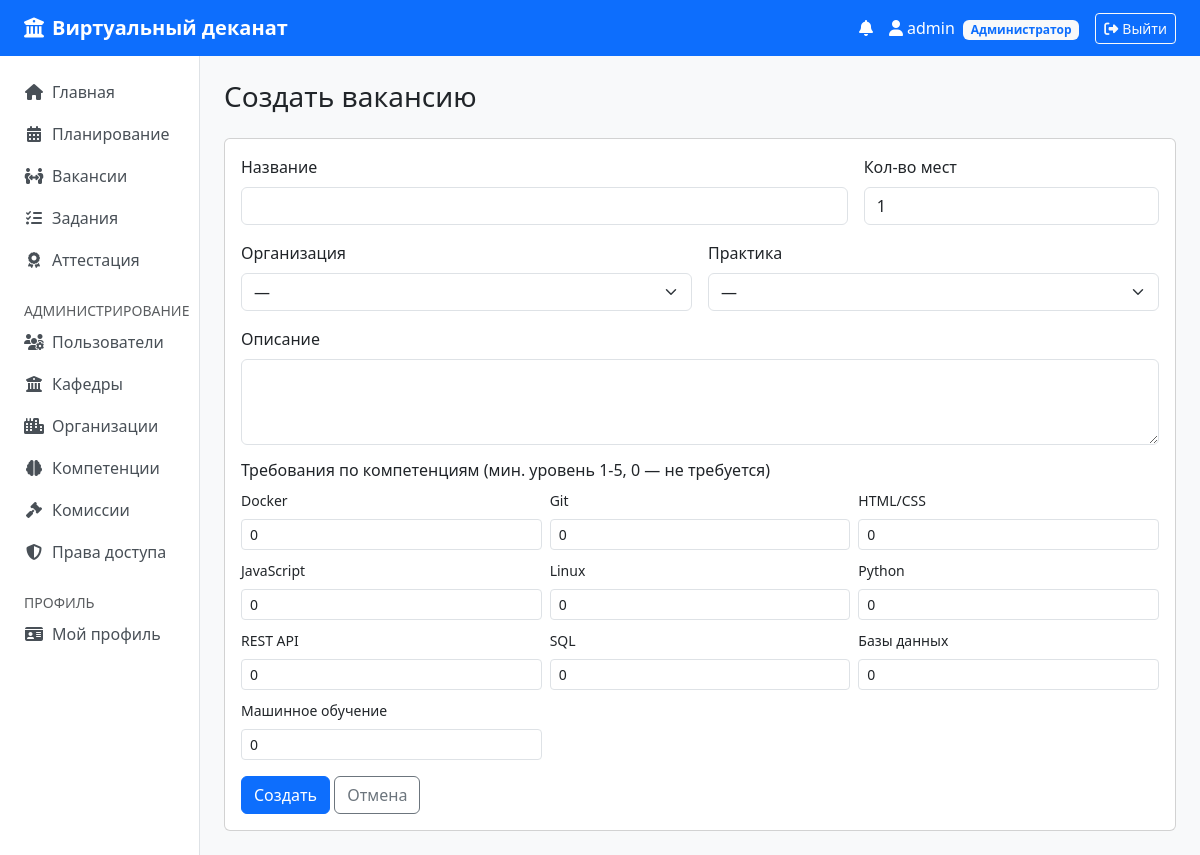
Page /distribution/vacancy/create (signed in) on the committed database.
### models.py (models this page shows, shortened)
class User(UserMixin, db.Model):
    __tablename__ = "users"
    id        = db.Column(db.Integer, primary_key=True)
    login     = db.Column(db.String(64), unique=True, nullable=False)
    password  = db.Column(db.String(256), nullable=False)
    role      = db.Column(db.String(32), nullable=False)
    is_active = db.Column(db.Boolean, nullable=False, default=True)
    student = db.relationship("Student", backref="user", uselist=False)
    teacher = db.relationship("Teacher", backref="user", uselist=False)
    curator = db.relationship("Curator", backref="user", uselist=False)
    notifications = db.relationship("Notification", backref="user", lazy="dynamic",
                                     order_by="Notification.created_at.desc()")
    @property
    def unread_count(self):
        return self.notifications.filter_by(is_read=False).count()

class Kompetenciya(db.Model):
    __tablename__ = "kompetencii"
    id   = db.Column(db.Integer, primary_key=True)
    name = db.Column(db.String(255), nullable=False)
    student_links  = db.relationship("StudentKompetenciya", backref="kompetenciya", cascade="all, delete-orphan")
    vacancy_links  = db.relationship("VacancyRequirement", backref="kompetenciya", cascade="all, delete-orphan")

### distribution/routes.py (the view, shortened to what this page needs)
@bp.route("/vacancy/create", methods=["GET", "POST"])
@login_required
@requires_role("curator", "admin")
def vacancy_create():
    curator_org = None
    if current_user.role == "curator" and current_user.curator:
        curator_org = current_user.curator.organization
    orgs = Organization.query.order_by(Organization.name).all() if not curator_org else None
    practices = Practice.query.order_by(Practice.start_date.desc()).all()
    komps = Kompetenciya.query.order_by(Kompetenciya.name).all()
    return render_template("distribution/vacancy_form.html", vacancy=None,
                           orgs=orgs, curator_org=curator_org,
                           practices=practices, komps=komps)

### templates/distribution/vacancy_form.html (shortened to what this page needs)
{% extends 'base.html' %}
{% block content %}
<h3 class="mb-4">{% if vacancy %}Редактировать вакансию{% else %}Создать вакансию{% endif %}</h3>
<div class="card"><div class="card-body">
<form method="post"><div class="row g-3">
  <div class="col-md-8"><label class="form-label">Название</label><input type="text" class="form-control" name="title" value="{{ vacancy.title if vacancy else '' }}" required></div>
  <div class="col-md-4"><label class="form-label">Кол-во мест</label><input type="number" class="form-control" name="slots" value="{{ vacancy.slots if vacancy else 1 }}" min="1"></div>
  <div class="col-md-6"><label class="form-label">Организация</label>
  {% if curator_org %}
    <input type="text" class="form-control" value="{{ curator_org.name }}" disabled>
  {% else %}
    <select class="form-select" name="organization_id">
      <option value="">—</option>
    </select>
  {% endif %}
  </div>
  <div class="col-md-6"><label class="form-label">Практика</label>
    <select class="form-select" name="practice_id">
      <option value="">—</option>
    </select>
  </div>
  <div class="col-12"><label class="form-label">Описание</label><textarea class="form-control" name="description" rows="3">{{ vacancy.description if vacancy else '' }}</textarea></div>
  {% if komps %}<div class="col-12"><h6>Требования по компетенциям (мин. уровень 1-5, 0 — не требуется)</h6>
    <div class="row g-2">{% for k in komps %}
      {% set cur_lvl = vacancy.requirements | selectattr('kompetenciya_id','eq',k.id) | map(attribute='min_level') | first | default(0) if vacancy else 0 %}
      <div class="col-md-4"><label class="form-label small">{{ k.name }}</label><input type="number" class="form-control form-control-sm" name="komp_{{ k.id }}" value="{{ cur_lvl }}" min="0" max="5"></div>
    {% endfor %}</div></div>{% endif %}
  <div class="col-12">
    <button type="submit" class="btn btn-primary">{% if vacancy %}Сохранить{% else %}Создать{% endif %}</button>
    <a href="{{ url_for('distribution.vacancy_view', vid=vacancy.id) if vacancy else url_for('distribution.index') }}" class="btn btn-outline-secondary">Отмена</a>
  </div>
</div></form></div></div>
{% endblock %}

### templates/base.html (shortened to what this page needs)
<!doctype html>
<html lang="ru">
<head>
  <link rel="stylesheet" href="https://cdn.jsdelivr.net/npm/bootstrap@5.3.3/dist/css/bootstrap.min.css">
  <link rel="stylesheet" href="https://cdnjs.cloudflare.com/ajax/libs/font-awesome/6.5.0/css/all.min.css">
</head>
<body>
{% if current_user.is_authenticated %}
<nav class="navbar navbar-expand-lg navbar-dark bg-primary mb-0">
  <div class="container-fluid px-4">
    <a class="navbar-brand" href="{{ url_for('dashboard.index') }}">
      <i class="fa-solid fa-university me-2"></i>Виртуальный деканат
    </a>
    <div class="ms-auto d-flex align-items-center gap-3">
      <a href="{{ url_for('profile.notifications') }}" class="text-white text-decoration-none position-relative">
        <i class="fa-solid fa-bell"></i>
      </a>
      <a href="{{ url_for('profile.index') }}" class="text-white text-decoration-none">
        <i class="fa-solid fa-user me-1"></i>{{ current_user.login }}
        {% set role_labels = {'student': 'Студент', 'curator': 'Куратор', 'teacher': 'Преподаватель', 'admin': 'Администратор'} %}
        <span class="badge bg-light text-primary role-badge ms-1">{{ role_labels.get(current_user.role, current_user.role) }}</span>
      </a>
      <a href="{{ url_for('auth.logout') }}" class="btn btn-outline-light btn-sm">
        <i class="fa-solid fa-right-from-bracket me-1"></i>Выйти
      </a>
    </div>
  </div>
</nav>
<div class="container-fluid">
  <div class="row">
    <nav class="col-md-2 bg-white sidebar border-end py-3 px-2">
      <ul class="nav flex-column">
        <li class="nav-item"><a class="nav-link" href="{{ url_for('dashboard.index') }}"><i class="fa-solid fa-house me-2"></i>Главная</a></li>
        {% if current_user.role in ('teacher', 'admin') %}
        <li class="nav-item"><a class="nav-link" href="{{ url_for('planning.index') }}"><i class="fa-solid fa-calendar-days me-2"></i>Планирование</a></li>
        {% endif %}
        <li class="nav-item"><a class="nav-link" href="{{ url_for('distribution.index') }}"><i class="fa-solid fa-people-arrows me-2"></i>Вакансии</a></li>
        <li class="nav-item"><a class="nav-link" href="{{ url_for('execution.index') }}"><i class="fa-solid fa-list-check me-2"></i>Задания</a></li>
        <li class="nav-item"><a class="nav-link" href="{{ url_for('attestation.index') }}"><i class="fa-solid fa-award me-2"></i>Аттестация</a></li>
        {% if current_user.role == 'admin' %}
        <li class="nav-item mt-3"><small class="text-muted px-3">АДМИНИСТРИРОВАНИЕ</small></li>
        <li class="nav-item"><a class="nav-link" href="{{ url_for('dashboard.admin_users') }}"><i class="fa-solid fa-users-gear me-2"></i>Пользователи</a></li>
        <li class="nav-item"><a class="nav-link" href="{{ url_for('dashboard.admin_kafedras') }}"><i class="fa-solid fa-building-columns me-2"></i>Кафедры</a></li>
        <li class="nav-item"><a class="nav-link" href="{{ url_for('dashboard.admin_orgs') }}"><i class="fa-solid fa-city me-2"></i>Организации</a></li>
        <li class="nav-item"><a class="nav-link" href="{{ url_for('dashboard.admin_komps') }}"><i class="fa-solid fa-brain me-2"></i>Компетенции</a></li>
        <li class="nav-item"><a class="nav-link" href="{{ url_for('attestation.commissions') }}"><i class="fa-solid fa-gavel me-2"></i>Комиссии</a></li>
        <li class="nav-item"><a class="nav-link" href="{{ url_for('dashboard.admin_permissions') }}"><i class="fa-solid fa-shield-halved me-2"></i>Права доступа</a></li>
        {% endif %}
        <li class="nav-item mt-3"><small class="text-muted px-3">ПРОФИЛЬ</small></li>
        <li class="nav-item"><a class="nav-link" href="{{ url_for('profile.index') }}"><i class="fa-solid fa-id-card me-2"></i>Мой профиль</a></li>
      </ul>
    </nav>
    <main class="col-md-10 py-4 px-4">
      {% block content %}{% endblock %}
    </main>
  </div>
</div>
{% endif %}
</body>
</html>

### templates/base.html (style rules this page uses)
body { background-color: #f8f9fa; }
.navbar-brand { font-weight: 600; }
.role-badge { font-size: .75rem; }
.sidebar { min-height: calc(100vh - 72px); }
.sidebar .nav-link { color: #495057; border-radius: .375rem; margin-bottom: 2px; }
.sidebar .nav-link i { width: 20px; text-align: center; }

### rows in the picture
User: login "admin", get "Администратор"
Kompetenciya: name "Docker", cur_lvl "0"
Kompetenciya: name "Git", cur_lvl "0"
Kompetenciya: name "HTML/CSS", cur_lvl "0"
Kompetenciya: name "JavaScript", cur_lvl "0"
Kompetenciya: name "Linux", cur_lvl "0"
Kompetenciya: name "Python", cur_lvl "0"
Kompetenciya: name "REST API", cur_lvl "0"
Kompetenciya: name "SQL", cur_lvl "0"
Kompetenciya: name "Базы данных", cur_lvl "0"
Kompetenciya: name "Машинное обучение", cur_lvl "0"
